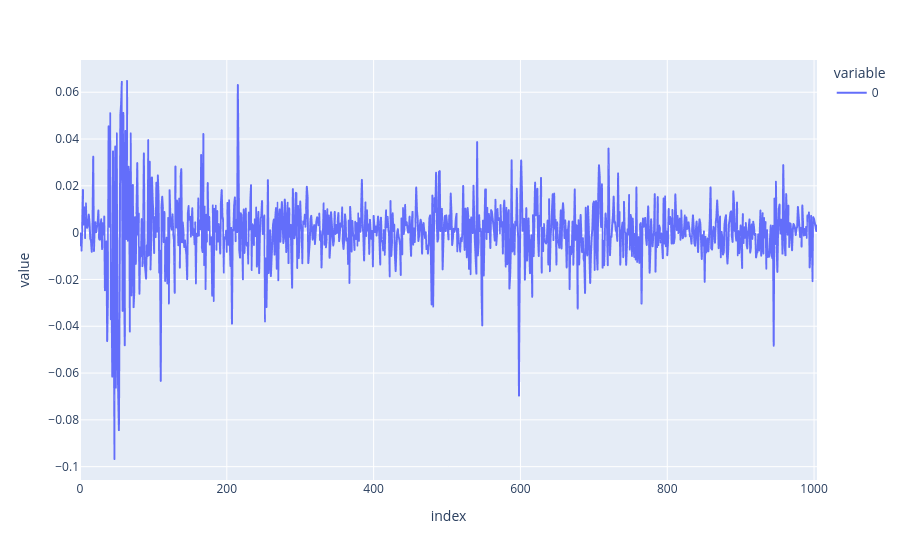

Notebook code for this chart:
### Code cell
px.line(retornos)

### Figure 1 — Plotly figure (JSON) as saved in the notebook; plotly's stock layout.template omitted (floating-point values rounded to 4 significant figures; data arrays with more than 128 entries replaced by an {"elided": "..."} marker saying what was removed)
{"data": [{"hovertemplate": "variable=0<br>index=%{x}<br>value=%{y}<extra></extra>", "legendgroup": "0", "line": {"color": "#636efa", "dash": "solid"}, "marker": {"symbol": "circle"}, "mode": "lines", "name": "0", "showlegend": true, "type": "scattergl", "x": {"elided": "1005 int values"}, "xaxis": "x", "y": {"elided": "1005 float values"}, "yaxis": "y"}], "layout": {"legend": {"title": {"text": "variable"}, "tracegroupgap": 0}, "margin": {"t": 60}, "xaxis": {"anchor": "y", "domain": [0, 1], "title": {"text": "index"}}, "yaxis": {"anchor": "x", "domain": [0, 1], "title": {"text": "value"}}}}
